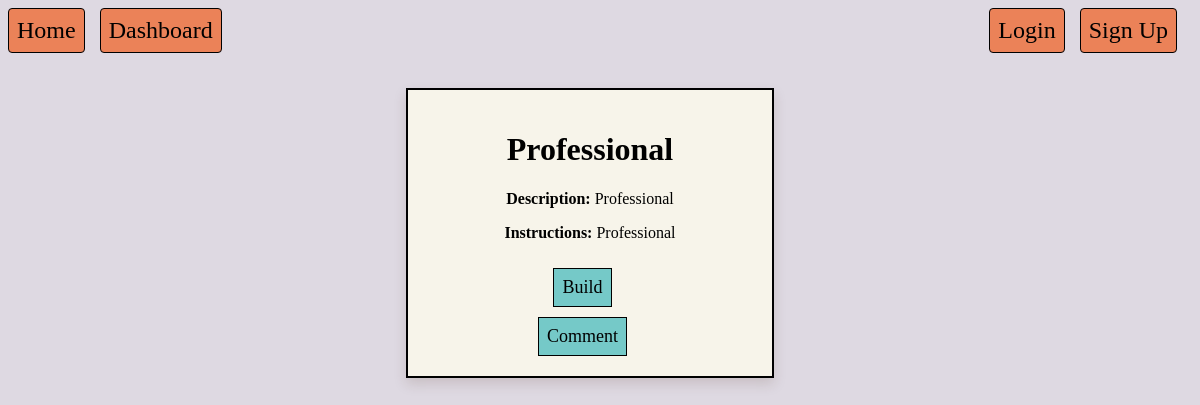
/professional, run on the app's committed database.
### models.py (models this page shows, shortened)
class Build(db.Model, UserMixin):
    __tablename__ = 'builds'
    id = db.Column(db.Integer, primary_key=True)
    name = db.Column(db.String(80), unique=False, nullable=False)
    description = db.Column(db.Text, unique=False, nullable=False)
    instructions = db.Column(db.Text, unique=False, nullable=False)
    link = db.Column(db.Text, unique=False, nullable=False)
    tag = db.Column(db.String(80), unique=False, nullable=False)
    developerID = db.Column(db.Integer, db.ForeignKey('users.uid'), nullable=False)
    feedbacks = db.relationship('Feedback', backref='build', lazy=True)

### routes.py (the view)
    @app.route('/professional')
    def professional():
        builds = Build.query.filter_by(tag="Professional").all()
        return render_template('index.html', builds=builds), 200

### templates/index.html (shortened to what this page needs)
{% extends "base.html" %}
{% block body_id %}homeBody{% endblock %}
{% block content %}
<div class="navbar" id="loginButtons">
    {% if current_user.is_authenticated %}
    <a href="{{ url_for('logout') }}">Logout</a>
    {% else %}
    <a href="{{ url_for('login') }}">Login</a>
    <a href="{{ url_for('signup') }}">Sign Up</a>
    {% endif %}
</div>
<div class="navbar">
    <a href="{{ url_for('home') }}">Home</a>
    <a href="{{ url_for('dashboard') }}">Dashboard</a>
</div>
<center>
    <div id="buildTable" {% if not builds %} hidden {% endif %}>
    {% for build in builds %}
        <div id="build-{{ build.id }}" class="display-container">
            <div class="display-container-main-content">
                <h1>{{ build.name }}</h1>
                <p><b>Description:</b> {{ build.description }}</p>
                <p><b>Instructions:</b> {{ build.instructions }}</p>
                <form action="{{ build.link }}" method="GET" >
                    <a href="{{build.link}}" style="display:inline;"> <button type="submit" class="button">Build</button> </a>
                </form>
                <form action="{{ url_for('comment', id=build.id) }}" method="POST" style="display:inline;">
                    <button type="submit" class="button">Comment</button>
                </form>
            </div>
        </div>
    {% endfor %}
    <br>
</div>
</center>
{% endblock %}

### static/style.css (style rules this page uses)
* { font-family: Verdana; }
body { background-color: #DED9E2; }
.navbar { display: flex; margin-bottom: 15px; }
.navbar a { padding: 6px; margin-right: 10px; border: 1.5px solid black; border-radius:4px; text-decoration: none; color: #1C1B1F; font-size: 20px; background: #EB8258; }
#loginButtons, #logoutButton { float: right; }
#buildTable { display: flex; flex-wrap: wrap; justify-content: center; gap: 20px; padding: 20px; }
.display-container { background-color: #F7F4EA; border: 2px solid black; padding: 20px; box-sizing: border-box; box-shadow: 0 6px 12px rgba(79, 44, 29, 0.15); flex: 0 0 100%; cursor: pointer; position: relative; }
.button { padding: 8px; margin-right: 15px; border: 1.5px solid black; text-decoration: none; color: black; font-size: 18px; background: #75C9C8; margin-top: 10px; }
.display-container-main-content .button { display: inline-block; vertical-align: middle; white-space: nowrap; }
@media (min-width: 600px) { .display-container { flex: 0 0 calc(50% - 8px); } }
@media (min-width: 600px) { .navbar a { padding: 8px; margin-right: 15px; border: 1.5px solid black; text-decoration: none; color: black; font-size: 24px; background: #EB8258; } }
@media (min-width: 900px) { .display-container { flex: 0 0 calc(33.333% - 14px); } }

### data on the page
Build: name "Professional", description "Professional", instructions "Professional"
